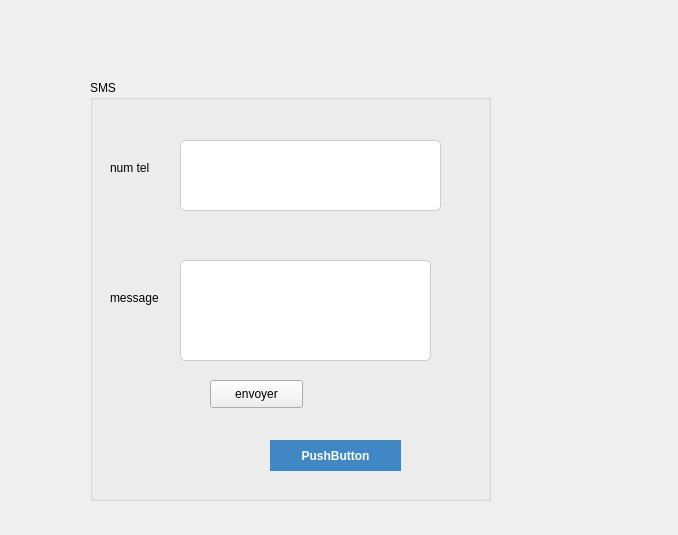
<?xml version="1.0" encoding="UTF-8"?>
<ui version="4.0">
 <class>Form</class>
 <widget class="QWidget" name="Form">
  <property name="geometry">
   <rect>
    <x>0</x>
    <y>0</y>
    <width>678</width>
    <height>535</height>
   </rect>
  </property>
  <property name="windowTitle">
   <string>Form</string>
  </property>
  <widget class="QGroupBox" name="groupBox">
   <property name="geometry">
    <rect>
     <x>90</x>
     <y>80</y>
     <width>401</width>
     <height>421</height>
    </rect>
   </property>
   <property name="title">
    <string>SMS</string>
   </property>
   <widget class="QLabel" name="label_6">
    <property name="geometry">
     <rect>
      <x>20</x>
      <y>80</y>
      <width>56</width>
      <height>16</height>
     </rect>
    </property>
    <property name="text">
     <string>num tel</string>
    </property>
   </widget>
   <widget class="QPushButton" name="pushButton_sms">
    <property name="geometry">
     <rect>
      <x>120</x>
      <y>300</y>
      <width>93</width>
      <height>28</height>
     </rect>
    </property>
    <property name="text">
     <string>envoyer</string>
    </property>
   </widget>
   <widget class="QLineEdit" name="phoneLineEdit">
    <property name="geometry">
     <rect>
      <x>90</x>
      <y>60</y>
      <width>261</width>
      <height>71</height>
     </rect>
    </property>
    <property name="styleSheet">
     <string notr="true">QLineEdit {
    padding: 8px;
    border: 1px solid #ccc;
    border-radius: 5px;
    font-size: 14px;
    color: black;
}

QLineEdit:focus {
    border-color: #007bff;
    border-width: 2px;
}</string>
    </property>
   </widget>
   <widget class="QLabel" name="label">
    <property name="geometry">
     <rect>
      <x>20</x>
      <y>210</y>
      <width>56</width>
      <height>16</height>
     </rect>
    </property>
    <property name="text">
     <string>message</string>
    </property>
   </widget>
   <widget class="QLineEdit" name="messageLineEdit">
    <property name="geometry">
     <rect>
      <x>90</x>
      <y>180</y>
      <width>251</width>
      <height>101</height>
     </rect>
    </property>
    <property name="styleSheet">
     <string notr="true">QLineEdit {
    padding: 8px;
    border: 1px solid #ccc;
    border-radius: 5px;
    font-size: 14px;
    color: black;
}

QLineEdit:focus {
    border-color: #007bff;
    border-width: 2px;
}</string>
    </property>
   </widget>
   <widget class="QPushButton" name="pushButton_SMS">
    <property name="geometry">
     <rect>
      <x>180</x>
      <y>360</y>
      <width>131</width>
      <height>31</height>
     </rect>
    </property>
    <property name="styleSheet">
     <string notr="true">QPushButton {
    background-color: #3F88C5;
    border: none;
    color: white;
    font-weight: bold;
    padding: 5px;
    width: 30px;
    height: 30px;
    border-radius: 20px;
    font: 75 12pt &quot;8514oem&quot;;
}

QPushButton::menu-indicator {
    image: none;
}</string>
    </property>
    <property name="text">
     <string>PushButton</string>
    </property>
   </widget>
  </widget>
 </widget>
 <resources/>
 <connections/>
</ui>
